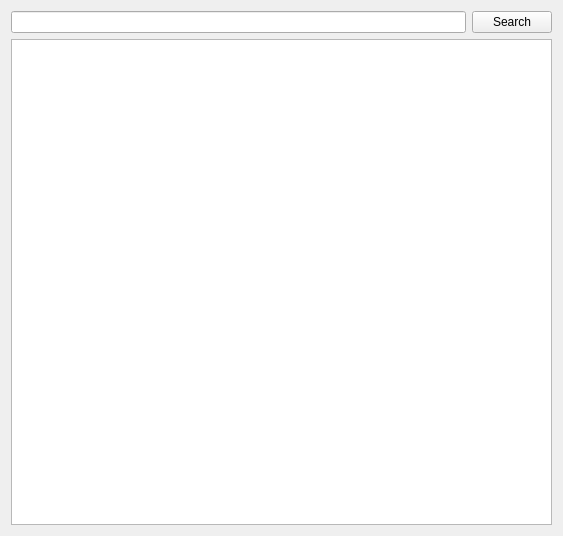
<?xml version="1.0" encoding="UTF-8"?>
<ui version="4.0">
 <class>PlaylistSearch</class>
 <widget class="QWidget" name="PlaylistSearch">
  <property name="geometry">
   <rect>
    <x>0</x>
    <y>0</y>
    <width>563</width>
    <height>536</height>
   </rect>
  </property>
  <property name="windowTitle">
   <string>Form</string>
  </property>
  <property name="styleSheet">
   <string notr="true"/>
  </property>
  <layout class="QVBoxLayout" name="verticalLayout">
   <item>
    <layout class="QHBoxLayout" name="horizontalLayout">
     <item>
      <widget class="QLineEdit" name="searchLineEdit"/>
     </item>
     <item>
      <widget class="QPushButton" name="searchButton">
       <property name="text">
        <string>Search</string>
       </property>
       <property name="icon">
        <iconset resource="icons.qrc">
         <normaloff>:/icons/others/primo/search.png</normaloff>:/icons/others/primo/search.png</iconset>
       </property>
      </widget>
     </item>
    </layout>
   </item>
   <item>
    <widget class="QListWidget" name="resultsListWidget">
     <property name="styleSheet">
      <string notr="true"/>
     </property>
    </widget>
   </item>
  </layout>
 </widget>
 <resources>
  <include location="icons.qrc"/>
 </resources>
 <connections/>
</ui>
